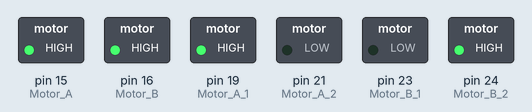
This program was run on a simulated Raspberry Pi (header pin numbers). Shown: switched loads named in the program (green lamp = pin HIGH). What the program prints to the terminal is not drawn. At 0.1 s the program stops and its outputs stay as they are.

Above: at 0.1 s.
Timing chart, 0 to 1.6 s (numbered marks = the images above):
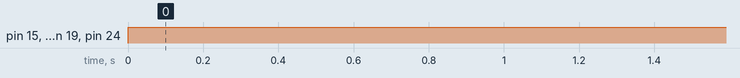

Measured:
- by itself, pin 15 (Motor_A), pin 16 (Motor_B), pin 19 (Motor_A_1), pin 24 (Motor_B_2): LOW → HIGH at 0.00 s

The program:

fuck.py
```python
#!/usr/bin/env python
# author: NianBao
import RPi.GPIO as gpio
import time

Motor_A=15
Motor_B=16
Motor_A_1=19
Motor_A_2=21
Motor_B_1=23
Motor_B_2=24
Motor_time_sleep=0.09

gpio.setmode(gpio.BOARD)
gpio.setup(Motor_A, gpio.OUT)#is Motor Ctrl  Point
gpio.setup(Motor_B, gpio.OUT)
gpio.setup(Motor_A_1, gpio.OUT)#is A Motor
gpio.setup(Motor_A_2, gpio.OUT)
gpio.setup(Motor_B_1, gpio.OUT)#is B Motor
gpio.setup(Motor_B_2, gpio.OUT)


gpio.output(Motor_A, True)
gpio.output(Motor_B, True)


def Forward () :
        print("F")
        gpio.output(Motor_A_1, False)
        gpio.output(Motor_A_2, True)
        gpio.output(Motor_B_1, True)
        gpio.output(Motor_B_2, False)
        time.sleep(Motor_time_sleep)


def Backward () :
        print("B")
        gpio.output(Motor_A_1, True)
        gpio.output(Motor_A_2, False)
        gpio.output(Motor_B_1, False)
        gpio.output(Motor_B_2, True)
        time.sleep(Motor_time_sleep)

def Right () :
        print("L")
        gpio.output(Motor_A_1, True)
        gpio.output(Motor_A_2, False)
        gpio.output(Motor_B_1, True)
        gpio.output(Motor_B_2, False)
        time.sleep(Motor_time_sleep)

def Left () :
        print("L")
        gpio.output(Motor_A_1, False)
        gpio.output(Motor_A_2, True)
        gpio.output(Motor_B_1, False)
        gpio.output(Motor_B_2, True)
        time.sleep(Motor_time_sleep)
try:
#        Forward()
#        Right()
#        Left()
  Backward()
except KeyboardInterrupt:
  gpio.cleanup()
```
